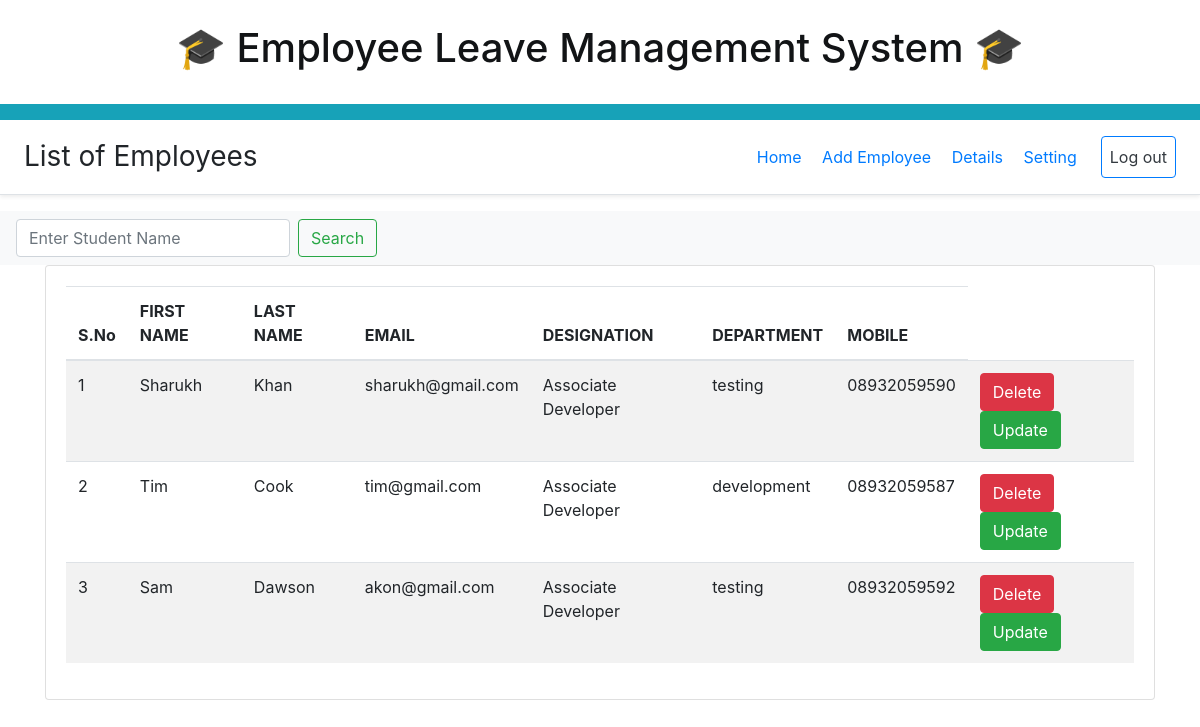
Page /employee_list/ on the committed database.
### app/models.py (models this page shows, shortened)
class Employee(models.Model):
    user = models.OneToOneField(CustomUser, null=True, blank=True, on_delete=models.CASCADE)
    email = models.EmailField(max_length=200, null=True, blank=True)
    first_name = models.CharField(max_length=50)
    last_name = models.CharField(max_length=50)
    designation = models.CharField(max_length=35)
    department = models.CharField(max_length=30,
                                  choices=[('development', 'Development'), ('testing', 'Testing'), ('ml', 'Ml')])
    mobile = models.CharField(max_length=15)
    address = models.CharField(max_length=200, null=True, blank=True)
    city = models.CharField(max_length=200, null=True, blank=True)
    region = models.CharField(max_length=200, null=True, blank=True)
    country = models.CharField(max_length=200, null=True, blank=True)
    zipcode = models.CharField(max_length=200, null=True, blank=True)

### app/views.py (the view)
# urls.py: path('employee_list/', views.employee_list, name='employee_list'),
def employee_list(request):
    employee = Employee.objects.all()
    context ={
        'employee': employee,
    }
    return render(request, 'employee_list.html', context)

### templates/employee_list.html (shortened to what this page needs)
<!doctype html>
<html lang="en">
  <head>
    <link rel="stylesheet" href="https://cdn.jsdelivr.net/npm/bootstrap@4.3.1/dist/css/bootstrap.min.css">
  </head>
  <body>
    <a class="p-3 text-dark"><h1 style="text-align:center;"> &#127891 Employee Leave Management System &#127891</h1></a>
               <nav class="navbar navbar-expand-lg navbar-light bg-info"></nav>
      <div class="bg-nav text-red d-flex flex-column flex-md-row align-items-center p-3 px-md-4 mb-3 bg-white border-bottom shadow-sm">
      <h3 class="my-0 mr-md-auto font-weight-normal">List of Employees</h3>
      <nav class="my-2 my-md-0 mr-md-3 text-dark">
        <a class="p-2 text-dard" href="/">Home</a>
        <a class="p-2 text-dard" href="/add_employee">Add Employee</a>
        <a class="p-2 text-dard" href="#">Details</a>
        <a class="p-2 text-dard" href="#">Setting</a>
      </nav>
      <a class="btn btn-outline-primary p-2 text-dark" href="/logout">Log out</a>
    </div>
    <nav class="navbar navbar-light bg-light">
  <form action="/search_feature/"  class="form-inline my-2 my-lg-0" role="search_feature" method="get">
    <input class="form-control mr-sm-2" type="search" id="search_feature" name="search_query" placeholder="Enter Student Name" aria-label="Search">
    <button class="btn btn-outline-success my-2 my-sm-0" type="submit">Search</button>
  </form>
</nav>
     <div class="container">
          <div class="row">
            <div class="col-md-12">
              <div class="card">
                <div class="card-body">
                  <table class="table table-striped">
                    <thead>
                    <tr>
                      <th>S.No</th>
                      <th>FIRST NAME</th>
                      <th>LAST NAME</th>
                      <th>EMAIL</th>
                      <th>DESIGNATION</th>
                      <th>DEPARTMENT</th>
                      <th>MOBILE</th>
                    </tr>
                    </thead>
                    <tbody>
                    {% for s in employee %}
                    <tr>
                      <td>{{forloop.counter}}</td>
                      <td>{{s.first_name}}</td>
                       <td>{{s.last_name}}</td>
                       <td>{{s.email}}</td>
                       <td>{{s.designation}}</td>
                       <td>{{s.department}}</td>
                       <td>{{s.mobile}}</td>
                      <td>
                        <a href="/delete-employee/{{s.user_id}}" class="btn btn-danger md-sm">Delete</a>
                        <a href="/update-employee/{{s.user_id}}" class="btn btn-success md-sm">Update</a>
                      </td>
                    </tr>
                    {% endfor%}
                    </tbody>
                  </table>
                </div>
              </div>
            </div>
          </div>
        </div>
  </body>
</html>

### rows in the picture
Employee: first_name "Sharukh", last_name "Khan", email "sharukh@gmail.com", designation "Associate Developer", department "testing", mobile "08932059590"
Employee: first_name "Tim", last_name "Cook", email "tim@gmail.com", designation "Associate Developer", department "development", mobile "08932059587"
Employee: first_name "Sam", last_name "Dawson", email "akon@gmail.com", designation "Associate Developer", department "testing", mobile "08932059592"
